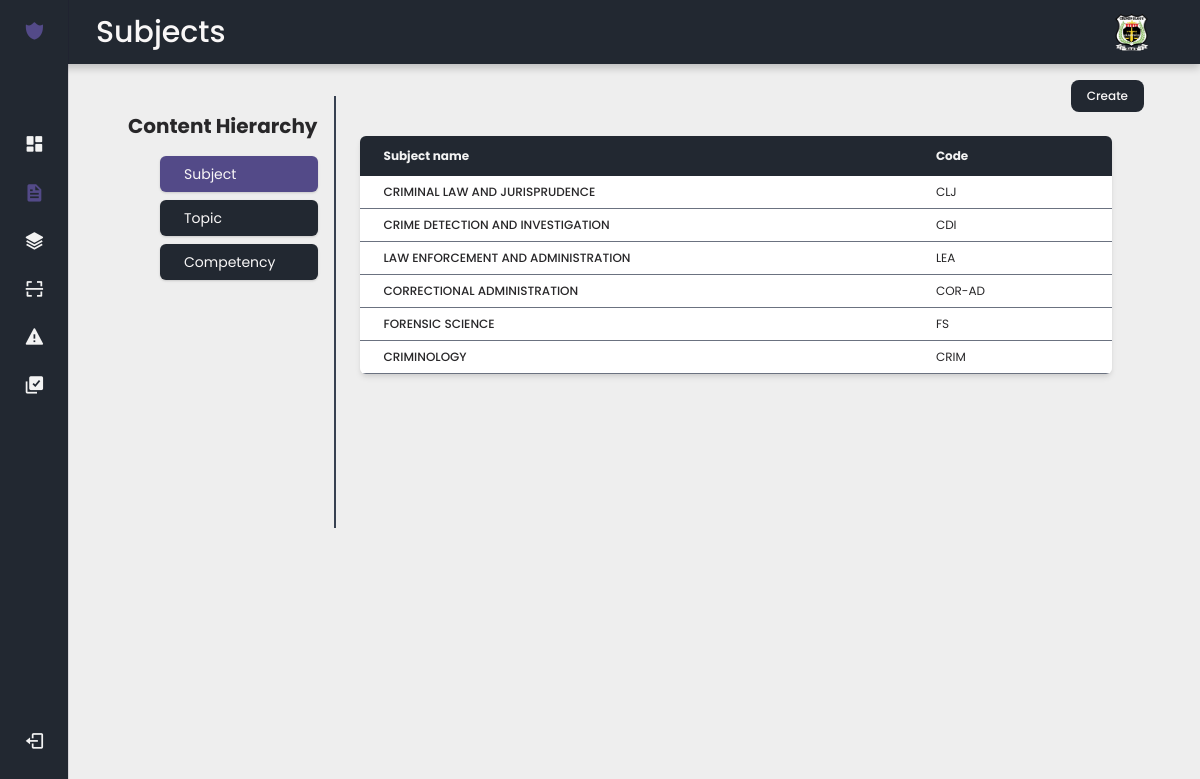
Screenshot of /masterfile/ (signed in) with the database file from the repository.
### criminology/models.py (models this page shows, shortened)
class Subject(models.Model):
  id = models.AutoField(primary_key=True)
  subject_name = models.CharField(max_length=50)
  subject_code = models.CharField(max_length=10, null=True)
  subject_pw = models.IntegerField(default=0)

### criminology/views.py (the view)
# urls.py: path('masterfile/', views.modulessubject, name='modules'),
@login_required(login_url='loginpage')
def modulessubject(request):
    subjects = Subject.objects.all().order_by('-id')
    context = {'subjects' : subjects}
    return render(request, 'assets/masterfilesubject.html', context)

### templates/assets/masterfilesubject.html (shortened to what this page needs)
{% extends "base.html" %}
{% block content %}
{% load static %}
  {% include "includes/modulesnav.html" %}
  <div class="w-full h-full px-6 py-6" id="subjectmoduletable">
    <div class="mx-4 my-4 ">
      <div
      hx-get="{% url 'modules_create_subject' %}"
      hx-trigger="click"
      hx-target="#subjectmoduletable"
      >
        <button id="btns" type="button" class="bg-blue-500 hover:bg-blue-600 font-medium text-xs px-4 py-2 rounded-lg absolute top-0 right-0 mt-2 mr-2">
          Create
        </button>
      </div>
    </div>
      <div class=" overflow-x-auto shadow-md sm:rounded-md table-container">
        <table class="w-full text-sm text-left rtl:text-right">
          <thead class="text-xs sticky-header">
            <tr>
              <th scope="col" class="flex-1 px-6 py-3">
                Subject name
              </th>
              <th scope="col" class="w-1/4 px-3 py-3">
                Code
              </th>
            </tr>
          </thead>
          <tbody class="text-xs overflow-y-auto max-h-[300px]" id="restrict_body">
            {% for subject in subjects %}
              <tr class="hover-row border-b border-gray-500 dark:border-gray-200 whitespace-no-wrap " onclick="window.location='{% url 'modulessubjectupdate' subject.id %}';" style="cursor: pointer;">
                <td class="px-6 py-2 font-medium" style="white-space: nowrap;">
                  {{ subject.subject_name|capfirst|truncatechars:80 }}
                </td>
                <td class="px-3 py-2" style="white-space: nowrap;">
                  {{ subject.subject_code|truncatechars:25 }}
                </td>
              </tr>
            {% endfor %}
          </tbody>
        </table>
      </div>
    </div>
  </div>
{% endblock content %}

### templates/base.html (shortened to what this page needs)
<!DOCTYPE html>
    {% load static %}
    <html lang="en">
    <head>
        <link rel="stylesheet" href="https://cdn.jsdelivr.net/npm/boxicons@latest/css/boxicons.min.css">
        <link type="text/css" rel="stylesheet" href="{% static 'css/main.css' %}">
        <link href="https://cdn.jsdelivr.net/npm/tailwindcss@2.2.19/dist/tailwind.min.css" rel="stylesheet">
        <link rel="stylesheet" href="https://cdnjs.cloudflare.com/ajax/libs/font-awesome/6.5.2/css/all.min.css" />
    </head>
    <body id="body">
    {% include "includes/header.html" %}
    <main>
        {% block content %}
        {% endblock content %}
    </main>
    </body>
</html>

### templates/includes/header.html (shortened to what this page needs)
{% load static %}
{% url "homepage" as homepage %}
{% url "questionnaires" as questionnaires %}
{% url "createquestionnaires" as createquestionnaires %}
{% url "update" as update %}
{% url "modules" as modules %}
{% url "reports" as reports %}
{% url "modulessubject" as modulessubject %}
{% url "modulestopic" as modulestopic %}
{% url "modulessubtopic" as modulessubtopic %}
{% url "modulestopicupdate" as modulestopicupdate %}
{% url "modulessubtopicupdate" as modulessubtopicupdate %}
{% url "modulessubjectupdate" as modulessubjectupdate %}
<header class="header">
  <div class="header__container">
    <img src="{% static 'images/logoCrim.png' %}" alt="" class="header__img">
    {% if request.path == homepage %}
    <a href="/" class="header__logo" style="font-size: 30px;">Dashboard</a>
    {% elif request.path == questionnaires %}
    <a href="/questionnaires" class="header__logo" style="font-size: 30px;">Questionnaires</a>
    {% elif request.path == createquestionnaires %}
    <a href="/questionnaires" class="header__logo" style="font-size: 30px;">Create</a>
    {% elif request.path == update %}
    <a href="/questionnaires" class="header__logo" style="font-size: 30px;">Update</a>
    {% elif request.path == modules %}
    <a href="{% url 'modules' %}" class="header__logo" style="font-size: 30px;">Subjects</a>
    {% elif request.path == modulessubject %}
    <a href="{% url 'modules' %}" class="header__logo" style="font-size: 30px;">Subjects</a>
    {% elif request.path == modulestopic %}
    <a href="{% url 'modules' %}" class="header__logo" style="font-size: 30px;">Subjects</a>
    {% elif request.path == modulessubtopic %}
    <a href="{% url 'modules' %}" class="header__logo" style="font-size: 30px;">Subjects</a>
    {% elif request.resolver_match.url_name == 'modulestopicupdate' %}
    <a href="{% url 'modules' %}" class="header__logo" style="font-size: 30px;">Subjects</a>
    {% elif request.resolver_match.url_name == 'modulessubjectupdate' %}
    <a href="{% url 'modules' %}" class="header__logo" style="font-size: 30px;">Subjects</a>
    {% elif request.resolver_match.url_name == 'modulessubtopicupdate' %}
    <a href="{% url 'modules' %}" class="header__logo" style="font-size: 30px;">Subjects</a>
    {% elif request.path == create %}
    <a href="/questionnaires" class="header__logo" style="font-size: 30px;">Create</a>
    {% else %}
    <a href="/" class="header__logo" style="font-size: 30px;">Criminology</a>
    {% endif %}
  </div>
</header>
<div class="nav" id="navbar">
  <nav class="nav__container">
      <div>
          <a href="#" class="nav__link nav__logo active">
              <i class='bx bxs-shield-alt-2 nav__icon'></i>
          </a>
          <div class="nav__list">
              <div class="nav__items">
                    <a href="/" class="nav__link {% if request.path == homepage %}active{% endif %}">
                        <i class='bx bxs-dashboard nav__icon' ></i>
                    </a>
                    <div class="nav__dropdown">
                        <a style="cursor: default;" href="#" class="nav__link
                        {% if request.path == modules %}active
                        {% elif request.path == modulessubject %}active
                        {% elif request.path == modulestopic %}active
                        {% elif request.path == modulessubtopic %}active
                        {% elif request.resolver_match.url_name == 'masterfilestudents' %}active
                        {% elif request.resolver_match.url_name == 'masterfilestudentscreate' %}active
                        {% elif request.resolver_match.url_name == 'masterfilestudentsupdate' %}active
                        {% elif request.resolver_match.url_name == 'academic_year' %}active
                        {% elif request.resolver_match.url_name == 'assessment' %}active
                        {% elif request.resolver_match.url_name == 'table_of_secification' %}active
                        {% elif request.resolver_match.url_name == 'modulestopicupdate' %}active
                        {% elif request.resolver_match.url_name == 'table_of_secificationcreate' %}active
                        {% elif request.resolver_match.url_name == 'academicyearcreate' %}active
                        {% elif request.resolver_match.url_name == 'academicyearupdate' %}active
                        {% elif request.resolver_match.url_name == 'modulessubtopicupdate' %}active
                        {% elif request.resolver_match.url_name == 'modulessubjectupdate' %}active
                        {% elif request.resolver_match.url_name == 'assessmentcreate' %}active
                        {% elif request.resolver_match.url_name == 'assessmentupdate' %}active
                        {% elif request.resolver_match.url_name == 'table_of_specification_update' %}active
                        {% endif %}
                        ">
                            <i class='bx bxs-file nav__icon'></i>
                        </a>
                    </div>
                    <div class="nav__dropdown">
                        <a href="{% url 'questionnaires' %}" class="nav__link
                        ">
                            <i class='bx bxs-layer nav__icon'></i>
                        </a>
                    </div>
                    <div class="nav__dropdown">
                        <a href="{% url 'check_tos' %}" class="nav__link
                        ">
                            <i class='bx bx-scan nav__icon'></i>
                        </a>
                    </div>
                    <a href="
                    {% url 'restricted_list' %}
                    " class="nav__link
                    ">
                        <i class='bx bxs-error nav__icon' ></i>
                    </a>
                    <a href="
                    {% comment %} {% url 'reports' %} {% endcomment %}
                    " class="nav__link
                    ">
                        <i class='bx bxs-select-multiple nav__icon' ></i>
                    </a>
              </div>
          </div>
      </div>
      <a href="{% url 'logout' %}" class="nav__link nav__logout">
          <i class='bx bx-log-out nav__icon' ></i>
      </a>
  </nav>
</div>

### templates/includes/modulesnav.html (shortened to what this page needs)
{% load static %}
{% url "modulessubject" as modulessubject %}
{% url "modulestopic" as modulestopic %}
{% url "modulessubtopic" as modulessubtopic %}
{% url "modules" as modules %}
{% url "modulessubjectupdate" as modulessubjectupdate %}
<div class="px-4 py-6 w-full flex relative" style="height: 60vh;">
<div class="border-r-2 border-gray-700 p-4 flex flex-row">
    <div class="flex flex-col w-full text-sm">
        <h1 class="text-xl font-bold pb-4 whitespace-nowrap" id="content_hierarchy">Content Hierarchy</h1>
        <a href="{% url 'modulessubject' %}" class="links_for_modulenavs block ml-8 mb-2 px-4 cursor-pointer rounded-md shadow transition duration-200
        {% if request.path == modulessubject %}active_subject
        {% elif request.path == modules %}active_subject
        {% elif request.resolver_match.url_name == 'modulessubjectupdate' %}active_subject
        {% endif %}" id="btns_forsubject">
            <div class="p-2 text-md w-full">Subject</div>
        </a>
        <a href="{% url 'modulestopic' %}" class="links_for_modulenavs block ml-8 mb-2 px-4 cursor-pointer rounded-md shadow transition duration-200
        " id="btns_forsubject">
            <div class="p-2 text-md w-full">Topic</div>
        </a>
        <a href="{% url 'modulessubtopic' %}" class="links_for_modulenavs block ml-8 mb-2 px-4 cursor-pointer rounded-md shadow transition duration-200
        " id="btns_forsubject">
            <div class="p-2 text-md w-full">Competency</div>
        </a>
    </div>
</div>

### static/css/main.css (style rules this page uses)
:root { --header-height: 3.5rem; --nav-width: 219px; --buttons-color: #534a88; --title-color: #F9F7F7; --text-color-light: #f3f3f3; --nav__dropdown-collapse:#2a313b; --text-color-dark: #282729; --body-color: #EEEEEE; --container-color: #222831; --body-font: 'Poppins', sans-serif; --normal-font-size: .938rem; --small-font-size: .75rem; --smaller-font-size: .75rem; --font-medium: 500; --font-semi-bold: 600; --font-large: 700; --z-fixed: 100; }
@media screen and (min-width: 1024px) { :root { --normal-font-size: 1rem; --small-font-size: .875rem; --smaller-font-size: .813rem; } }
#body { margin: var(--header-height) 0 0 0; padding: 1rem 1rem 0; font-family: var(--body-font); font-size: var(--normal-font-size); background-color: var(--body-color); color: var(--title-color); }
#cardbody, #bar_chart_body, #restrict_body, #restricted_header, #restricted_table { background: #fff; }
#restricted_header, #restrict_text , #restrict_body, #cardtext { color: var(--text-color-dark); }
#content_hierarchy { color: var(--text-color-dark); background: var(--body-color); }
#btns, .buttons_for_ocr { background-color: var(--container-color); transition: background-color 0.15s ease-in; }
a { text-decoration: none; }
img { max-width: 100%; height: auto; }
.header { position: fixed; top: 0; left: 0; width: 100%; background-color: var(--container-color); box-shadow: 0 1px 0 rgba(22, 8, 43, 0.1); padding: 0 1rem; z-index: var(--z-fixed); box-shadow: 0 4px 8px rgba(0, 0, 0, 0.2); }
.header__container { display: flex; align-items: center; height: var(--header-height); justify-content: space-between; }
.header__img { width: 35px; height: 35px; }
.header__logo { color: var(--title-color); font-weight: var(--font-medium); display: none; }
.nav { position: fixed; top: 0; left: -100%; height: 100vh; padding: 1rem 1rem 0; background-color: var(--container-color); box-shadow: 1px 0 0 rgba(22, 8, 43, 0.1); z-index: var(--z-fixed); transition: .4s; }
.nav__container { height: 100%; display: flex; flex-direction: column; justify-content: space-between; padding-bottom: 3rem; overflow: auto; scrollbar-width: none; }
.nav__logo { font-weight: var(--font-semi-bold); margin-bottom: 2.5rem; }
.nav__list, .nav__items { display: grid; }
.nav__list { row-gap: 2.5rem; }
.nav__items { row-gap: 1.5rem; }
.nav__link { display: flex; align-items: center; color: var(--text-color-light); }
.nav__icon { font-size: 1.2rem; margin-right: .5rem; }
.nav__logout { margin-top: 5rem; }
.nav__dropdown { overflow: hidden; max-height: 21px; transition: .4s ease-in-out; }
.active { color: var(--buttons-color); }
.active_subject { color: var(--title-color); background: var(--buttons-color)!important; }
#btns_forsubject { background: var(--container-color); }
@media screen and (min-width: 768px) { #body { padding: 1rem 3rem 0 6rem; } }
@media screen and (min-width: 768px) { .header { padding: 0 3rem 0 6rem; } }
@media screen and (min-width: 768px) { .header__container { height: calc(var(--header-height) + .5rem); } }
@media screen and (min-width: 768px) { .header__logo { display: block; } }
@media screen and (min-width: 768px) { .header__img { width: 40px; height: 40px; order: 1; } }
@media screen and (min-width: 768px) { .nav { left: 0; padding: 1.2rem 1.5rem 0; width: 68px; } }
@media screen and (min-width: 768px) { .nav__items { row-gap: 1.7rem; } }
@media screen and (min-width: 768px) { .nav__icon { font-size: 1.3rem; } }
.table-container { max-height: 76vh; overflow-y: auto; scrollbar-width: thin; scrollbar-color: var(--title-color) var(--container-color); }
.sticky-header th { position: sticky; top: 0; background-color: var(--container-color); color: var(--text-color-light); }

### rows the page displays
Subject: subject_name "CRIMINAL LAW AND JURISPRUDENCE", subject_code "CLJ"
Subject: subject_name "CRIME DETECTION AND INVESTIGATION", subject_code "CDI"
Subject: subject_name "LAW ENFORCEMENT AND ADMINISTRATION", subject_code "LEA"
Subject: subject_name "CORRECTIONAL ADMINISTRATION", subject_code "COR-AD"
Subject: subject_name "FORENSIC SCIENCE", subject_code "FS"
Subject: subject_name "CRIMINOLOGY", subject_code "CRIM"
